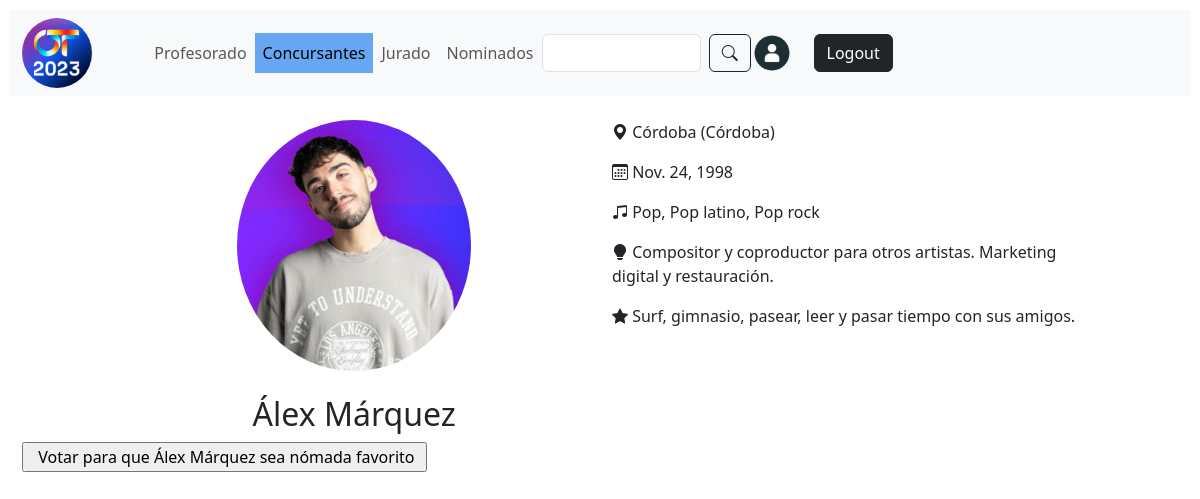
The page /competitors/alex-marquez/ (signed in) on the database its author committed.
### competitors/models.py (models this page shows, shortened)
class Competitor(models.Model):
    class Status(models.TextChoices):
        ACTIVE = 'ACT', 'ACTIVE'
        NOMINATED = 'NOM', 'NOMINATED'
        KICKED = 'KIC', 'KICKED'
    first_name = models.CharField(max_length=80)
    last_name = models.CharField(max_length=80, blank=True)
    slug = models.SlugField(max_length=250)
    birthdate = models.DateField(blank=True, null=True)
    subject = models.CharField(max_length=80, blank=True)
    city = models.CharField(max_length=80)
    job = models.TextField(max_length=200)
    hobbies = models.TextField(max_length=200)
    avatar = models.ImageField(upload_to='competitors/', blank=True)
    music_styles = models.ManyToManyField(MusicStyle)
    status = models.CharField(max_length=3, choices=Status.choices, default=Status.ACTIVE)
    class Meta:
        ordering = ['first_name']
    def __str__(self):
        return f'{self.first_name} {self.last_name}'

### music_styles/models.py (models this page shows)
class MusicStyle(models.Model):
    name = models.CharField(max_length=80, unique=True)
    slug = models.SlugField(max_length=250)
    class Meta:
        ordering = ['name']
    def __str__(self):
        return self.name

### competitors/views.py (the view)
# urls.py: path('<slug:slug>/', views.competitor_detail, name='detail'),
def competitor_detail(request, slug):
    competitor = get_object_or_404(Competitor, slug=slug)
    return render(
        request,
        'competitors/competitor/detail.html',
        {
            'section': 'competitors',
            'competitor': competitor,
        },
    )

### competitors/templates/competitors/competitor/detail.html (shortened to what this page needs)
{% extends "base.html" %}
{% block content %}
    {% with music_styles=competitor.music_styles.all%}
    <div class="container-fluid">
        <div class="row">
            <div class="col-12 col-sm-12 col-md-5 offset-md-1">
                <img src="{% if competitor.avatar %} {{ competitor.avatar.url }} {% else %} {{ competitor.get_avatar }} {% endif%}" alt="" class="competitor mx-auto d-block rounded-circle">
                <br>
                <h2 class="text-center">{{ competitor }}</h2>
            </div>
            <div class="col-12 col-sm-12 col-md-5">
                <p><i class="bi bi-geo-alt-fill"></i> {{ competitor.city }}</p>
                <p><i class="bi bi-calendar3"></i> {{ competitor.birthdate }}</p>
                <p><i class="bi bi-music-note-beamed"></i> {{ music_styles|join:", " }}</p>
                <p><i class="bi bi-lightbulb-fill"></i> {{ competitor.job }}</p>
                <p><i class="bi bi-star-fill"></i> {{ competitor.hobbies }}</p>
            </div>
        </div>
        {% if competitor.status != 'KIC'%}
            <form action="{% url 'competitors:vote' competitor.slug %}" method='post'>
                <input type="submit" value=" {% if competitor.status == 'NOM' %} Salvar a {{ competitor }} {% elif competitor.status == 'ACT'%} Votar para que {{ competitor }} sea nómada favorito {% endif %}">
            </form>
        {% else %}
            <h4>Este concursante se encuentra expulsado de la academia</h4>
        {% endif %}
    </div>
    {% endwith %}
{% endblock %}

### competitors/static/css/base.css (style rules this page uses)
body { padding: 5px; margin: 5px; }
.competitor { border-radius: 50%; width: 50%; }

### rows shown on the page
Competitor: avatar (picture), first_name+last_name "Álex Márquez", city "Córdoba (Córdoba)", birthdate "Nov. 24, 1998", job "Compositor y coproductor para otros artistas. Marketing digital y restauración.", hobbies "Surf, gimnasio, pasear, leer y pasar tiempo con sus amigos.", status+first_name+last_name "Votar para que Álex Márquez sea nómada favorito"
MusicStyle: name.name "Pop, Pop latino, Pop rock"
